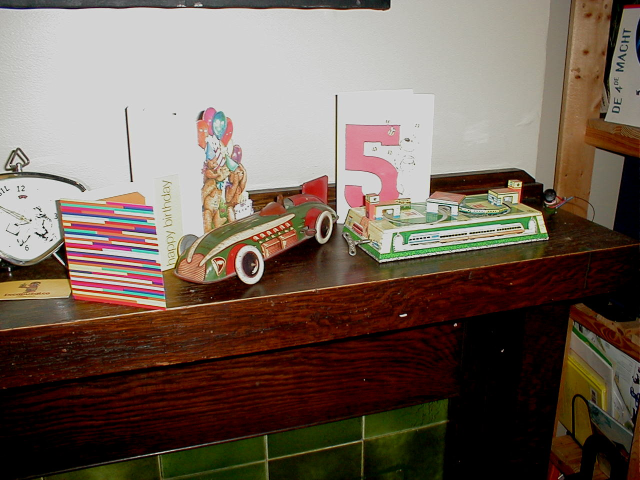
//> input picture college/classes/computer_science/computer_vision/project3/images/mantle1.jpg, 1280 x 960 px (shown at 1/2 size)
$ ./normalizado   (built with g++ and OpenCV 4)
//> lines starting //> are read from the running program, lines starting //| are printed output that depends on the picture; after the words box and inside, x2 and y2 are one past the last pixel; in counts of white or black regions, pixels touching at a corner belong together
#include <stdio.h>
#include <iostream>
#include <opencv2/opencv.hpp>
#include <opencv2/core/core.hpp>
#include <opencv2/highgui/highgui.hpp>
#include "opencv2/imgproc/imgproc.hpp"
#include "opencv2/calib3d/calib3d.hpp"

const int EIXOY = 480;	//metade do tamanho da imagem

using namespace cv;
using namespace std;

int main(){
  Mat imagem_1 = imread("../imagens/mantle1.jpg");
//> imagem_1 is the input picture: 960 rows x 1280 cols, CV_8UC3; mean B, G, R 88.6, 99.5, 115.4
  Mat imagem_2 = imread("../imagens/mantle2.jpg");
//> mantle2.jpg cannot be read in this run, so this picture is empty
  int thickness = 2;
  int lineType = 8;
  int largura = imagem_1.cols;
//> largura = 1280
  int altura = imagem_1.rows;
//> altura = 960

  vector<Point2f> pontos_1;	//8 pontos para o algoritmo 8-points normalizado de Hartley da imagem 1
  vector<Point2f> pontos_2;	//8 pontos para o algoritmo 8-points normalizado de Hartley da imagem 2
  vector<Point2f> pontos_correspondecia;	//15 pontos para 15 retas epipolares
  vector<Point3f> linhas;	//(a,b,c) da equação ax + by + c = 0 das equações das retas epipolares

  Mat Img_1_aux, Img_2_aux;	//imagens auxiliares
  imagem_1.copyTo(Img_1_aux);
  imagem_2.copyTo(Img_2_aux);

  //pontos correspondentes na primeira imagem
  pontos_1.push_back(Point2f(330,620));
  pontos_1.push_back(Point2f(304,414));
  pontos_1.push_back(Point2f(760,526));
  pontos_1.push_back(Point2f(506,568));
  pontos_1.push_back(Point2f(706,512));
  pontos_1.push_back(Point2f(36,298));
  pontos_1.push_back(Point2f(868,188));
  pontos_1.push_back(Point2f(916,410));

  //pontos correspondente na segunda imagem
  pontos_2.push_back(Point2f(204,558));
  pontos_2.push_back(Point2f(168,384));
  pontos_2.push_back(Point2f(642,574));
  pontos_2.push_back(Point2f(378,552));
  pontos_2.push_back(Point2f(612,548));
  pontos_2.push_back(Point2f(160,248));
  pontos_2.push_back(Point2f(900,232));
  pontos_2.push_back(Point2f(870,492));

  //mostra nas duas imagens onde estão os pontos que se correlacionam
  for(int i=0;i<8;i++){
      	ellipse(	Img_1_aux,	//imagem onde elipse será desenhada
			pontos_1.at(i),	//ponto de centro da elipse
      Size( 16, 8 ),	//dimensões da bounding box que engloba a elipse
		          0,	//rotação da elipse em graus
			  0,	//se estende no arco que vai de 0 graus
			360,	//até 360 graus
	Scalar( 255, 0, 0 ),	//Cor da elipse em BGR (azul)
		  thickness,	//espessura do linha
		 lineType );	//tipo do linha - 8 conectada

	ellipse(	Img_2_aux,	//imagem onde elipse será desenhada
			pontos_2.at(i),	//ponto de centro da elipse
      Size( 16, 8 ),	//dimensões da bounding box que engloba a elipse
		          0,	//rotação da elipse em graus
			  0,	//se estende no arco que vai de 0 graus
			360,	//até 360 graus
	Scalar( 255, 0, 0 ),	//Cor da elipse em BGR (azul)
		  thickness,	//espessura do linha
		 lineType );	//tipo do linha - 8 conectada
  }
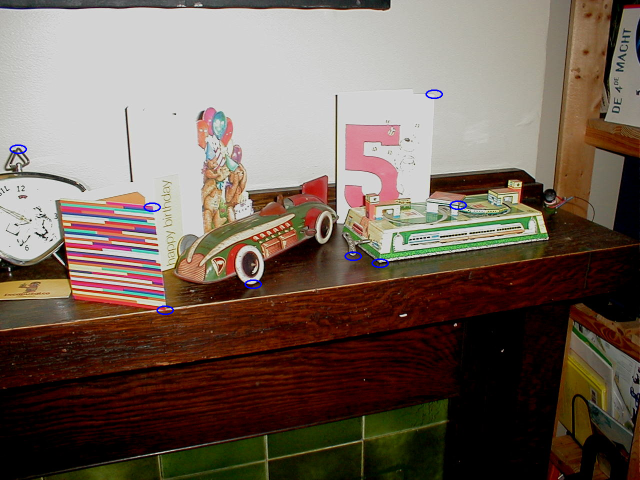
//> Img_1_aux: 960 rows x 1280 cols, CV_8UC3 (shown at 1/2 size); 0.15% of pixels changed, all inside (x1, y1, x2, y2) = (19, 179, 934, 630)


  //mostra imagens escaladas pela metade
  resize(Img_1_aux,Img_1_aux,Size(0,0),0.5,0.5);
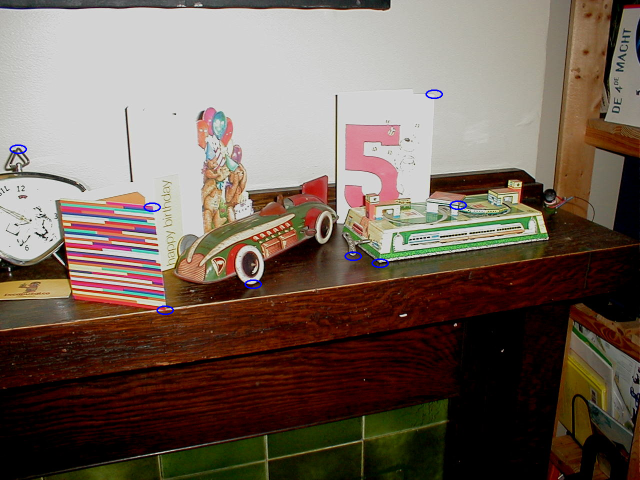
//> Img_1_aux: 480 rows x 640 cols, CV_8UC3; mean B, G, R 88.9, 99.4, 115.3
//> (the run ends here: the program stops with an error, at `resize(Img_2_aux,Img_2_aux,Size(0,0),0.5,0.5);`)
